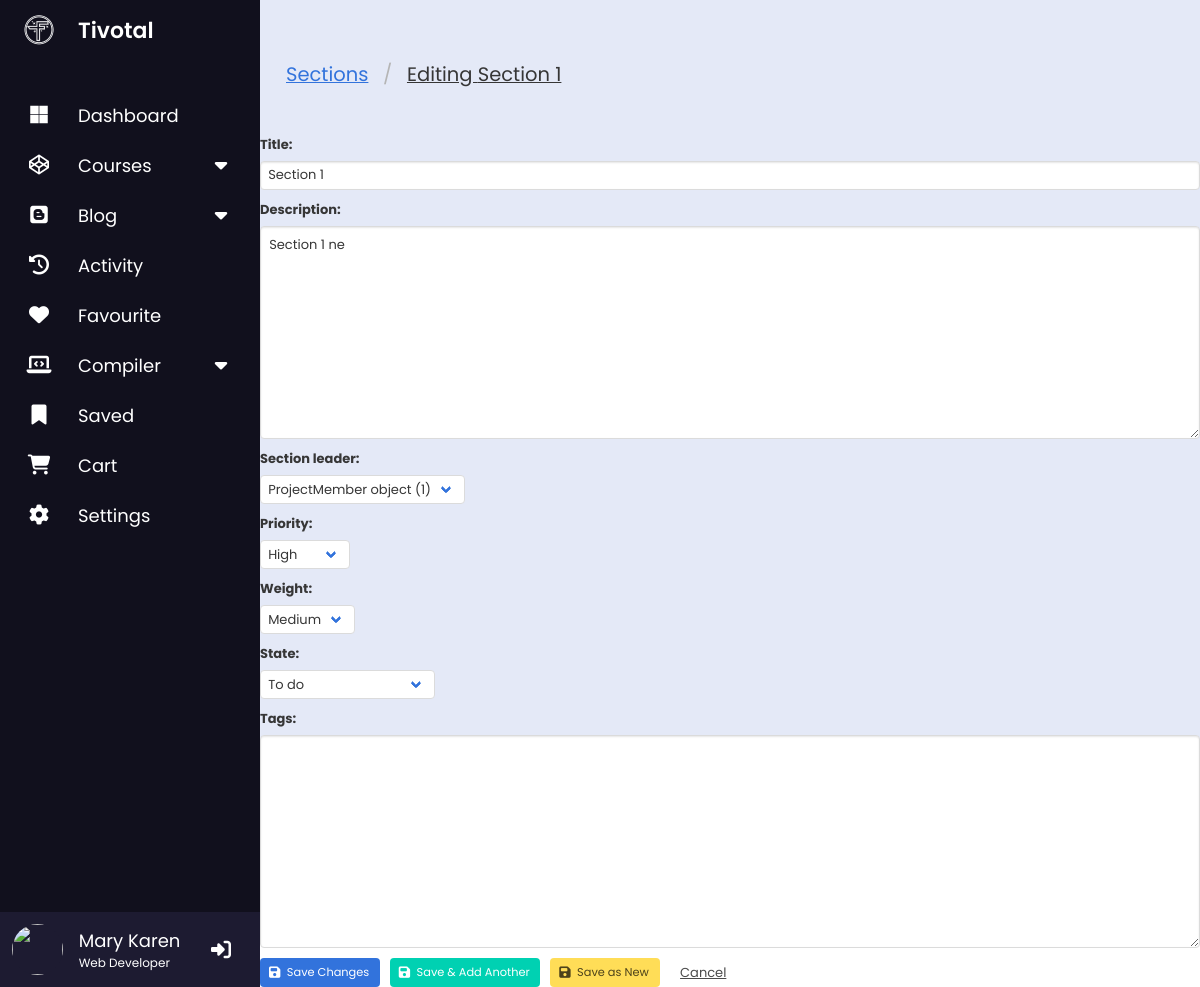
Page /api/1/sections/1/edit/ (signed in) on the earlier database version.
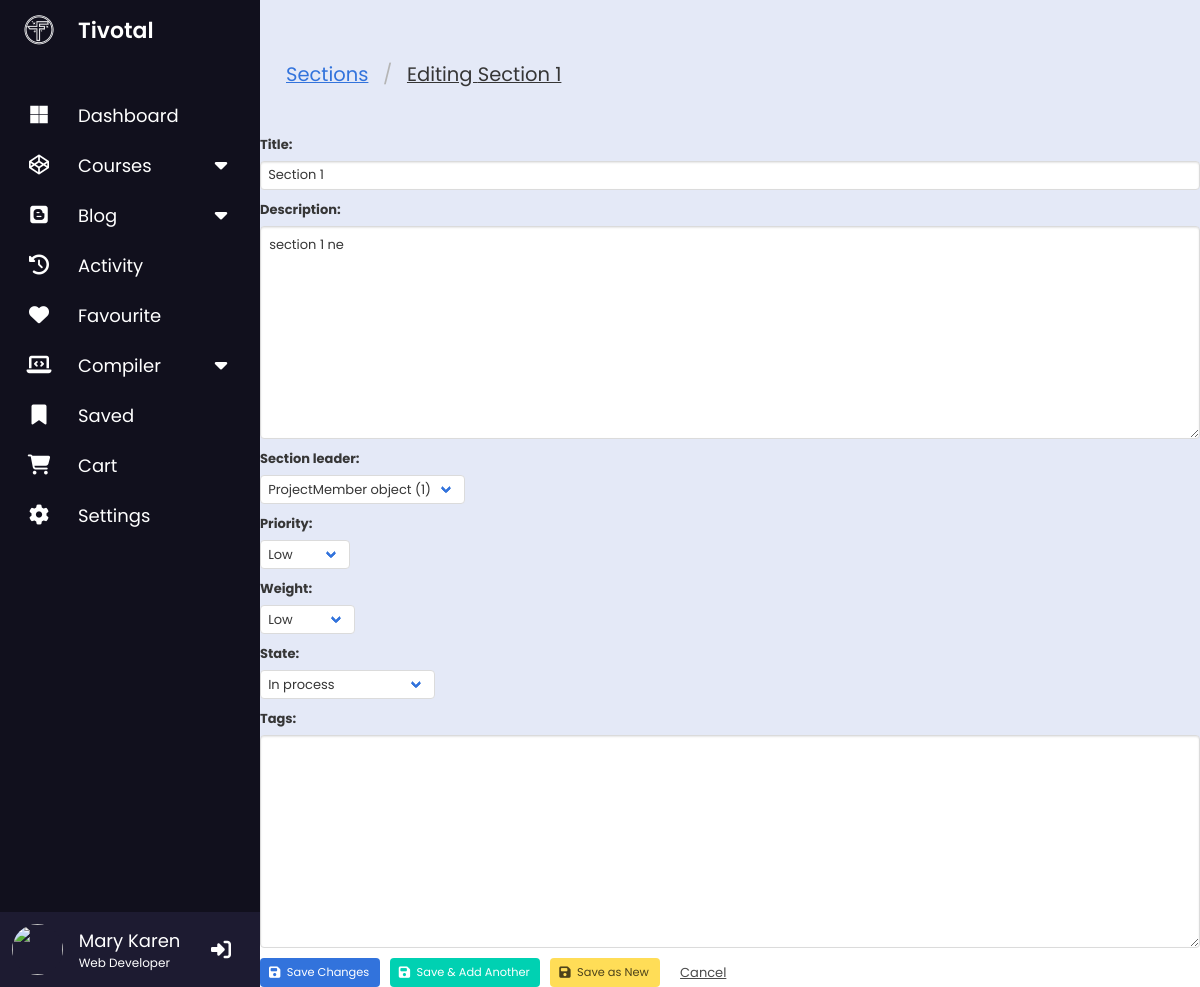
Same page on the later database version.
### api/task/models.py (models this page shows, shortened)
class Section(ModelWithProgress, ModelWithBudget):
    class Meta:
        get_latest_by = 'created_at'
        ordering = ['priority', '-title']
        indexes = [
            models.Index(fields=['title', 'priority']),
            models.Index(fields=['title']),
        ]
        verbose_name = 'section'
        verbose_name_plural = 'sections'
    weight = models.PositiveIntegerField(choices = WeightChoices.choices, default = WeightChoices.LOW)
    priority = models.PositiveIntegerField(choices = PriorityChoices.choices, default = PriorityChoices.LOW)
    state = models.IntegerField(choices = SectionState.choices, default = SectionState.UNSTARTED)
    section_leader = models.ForeignKey(ProjectMember, on_delete=models.CASCADE)
    members = models.ManyToManyField(settings.AUTH_USER_MODEL, related_name='section_members', blank=True, through='SectionMember')
    project = models.ForeignKey('project.Project', on_delete=models.CASCADE)
    tags = TagField(blank=True)
    history = HistoricalRecords()

### api/task/views.py (the view, shortened to what this page needs)
# urls.py: path('sections/<int:pk>/edit/', SectionUpdateView.as_view(), name='section-edit'),
@method_decorator(login_required, name='dispatch')
class SectionUpdateView(SectionBaseView, UpdateView):
    def post(self, *args, **kwargs):
        data = ujson.loads(self.request.body)
        if data.get('save-as-new'):
            form = self.get_form_class()(data)
        else:
            form = self.get_form_class()(data, instance=self.get_object())
        return self.form_valid(form)

### api/forms.py
class SearchForm(forms.Form):
    q = forms.CharField(
        help_text="Click to see help & options",
        required=False,
        widget=forms.TextInput(attrs={
            'autocomplete': 'off'
        })
    )

### api/context_processors.py (called while the page is built)
def site(request):
    return dict(
        current_site=SimpleLazyObject(lambda: get_current_site(request)),
    )

def navigation(request):
    params = dict(
        encoded_url=quote_plus(request.get_full_path()),
        next_url=unquote_plus(request.GET.get('next', ''))
    )
    try:
        params['page'] = int(request.GET.get('page', 0))
    except ValueError:
        pass
    get_vars = request.GET.copy()
    try:
        get_vars.pop('page')
    except KeyError:
        pass
    params['get_vars'] = "&" + get_vars.urlencode()
    return params

def search(request):
    return dict(search_form=SearchForm(request.GET))

### api/task/views.py (called while the page is built)
    def get_context_data(self, **kwargs):
        context = super().get_context_data(**kwargs)
        section_add_url = reverse_lazy('tasks:section-add', args=[self.kwargs['workspace']])
        context['section_add_url'] = section_add_url
        context['current_workspace'] = self.kwargs['workspace']
        return context

### api/task/templates/task/section_form.html (shortened to what this page needs)
{% extends 'base.html' %}
{% block content %}
	<nav class="level">
		<div class="level-left">
			<nav class="breadcrumb is-large" aria-label="breadcrumbs">
				<ul>
          <li><a href="{% url 'tasks:section-list' current_workspace %}">Sections</a></li>
          <li class="is-active">
            <a href="#" aria-current="page">
              {% if object %}Editing {{ object.title }}{% else %}Add an Section{% endif %}
            </a>
          </li>
				</ul>
			</nav>
		</div>
	</nav>
  <form method="post">{% csrf_token %}
    {% for field in form.visible_fields %}
        <div class="field">
          <label class="label">{{ field.label_tag }}</label>
          <div class="control">
            {{ field }}
          </div>
        </div>
    {% endfor %}
    <div class="field is-grouped">
      <div class="control">
        <button class="button is-link" type="submit" name="save" value="save">
          <span class="icon is-small">
            <i class="fas fa-save"></i>
          </span>
          <small>Save Changes</small>
        </button>
      </div>
      <div class="control">
        <button class="button is-primary" type="submit" data-next="{{ section_add_url }}" name="save-and-add" value="save-and-add">
          <span class="icon is-small">
            <i class="fas fa-save"></i>
          </span>
          <small>Save &amp; Add Another</small>
        </button>
      </div>
      {% if object %}
      <div class="control">
        <button class="button is-warning" type="submit" name="save-as-new" value="save-as-new">
          <span class="icon is-small">
            <i class="fas fa-save"></i>
          </span>
          <small>Save as New</small>
        </button>
      </div>
      {% endif %}
      <div class="control">
        <a class="button is-text" href="{{ next_url }}">Cancel</a>
      </div>
    </div>
  </form>
{% endblock %}

### api/templates/django/forms/widgets/input.html
<input class="input" type="{{ widget.type }}" name="{{ widget.name }}"{% if widget.value != None %} value="{{ widget.value|stringformat:'s' }}"{% endif %}{% include "django/forms/widgets/attrs.html" %}>

### api/templates/django/forms/widgets/textarea.html
<textarea class="textarea" name="{{ widget.name }}"{% include "django/forms/widgets/attrs.html" %}>
{% if widget.value %}{{ widget.value }}{% endif %}</textarea>

Differences in the rows shown:
changed Section "Section 1": description "Section 1 ne" → "section 1 ne"
Other differences:
form field priority: "High" → "Low"
form field weight: "Medium" → "Low"
form field state: "To do" → "In process"
